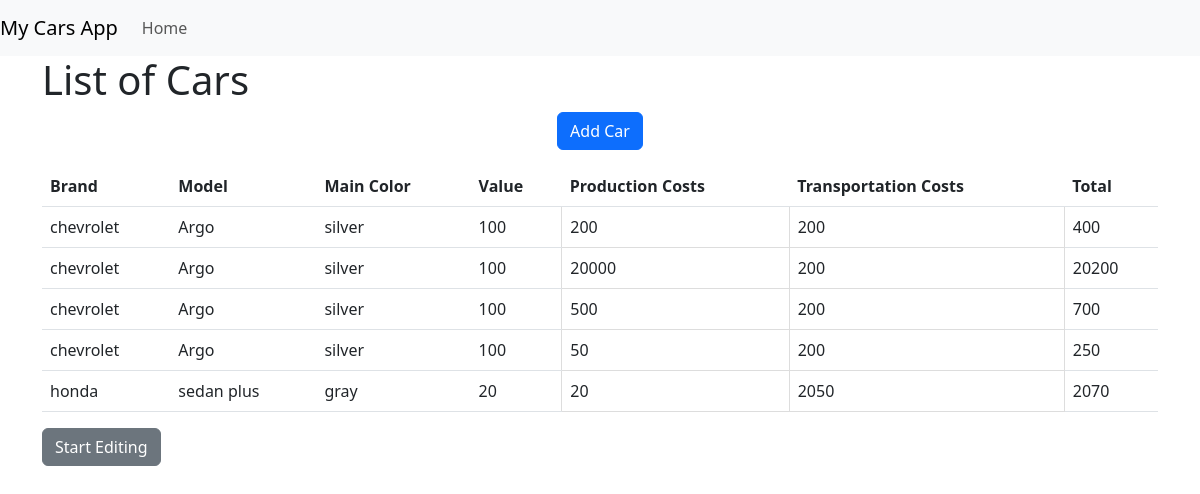
The app's page /, older data.
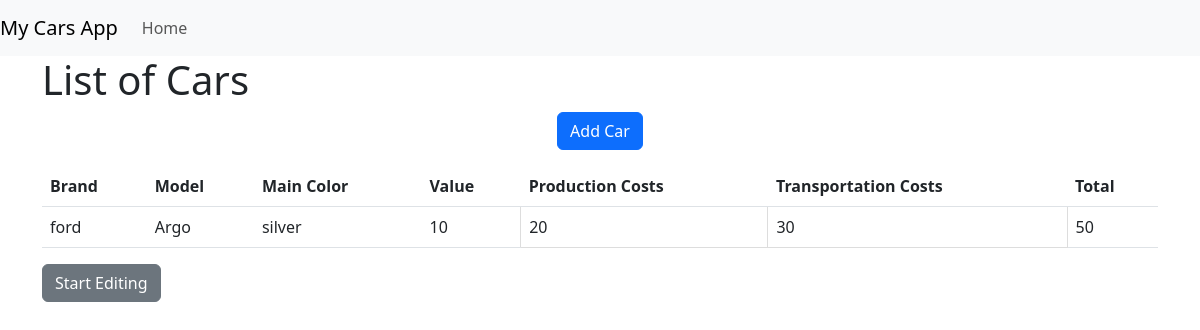
The same page, newer data.
### cars/models.py (models this page shows, shortened)
class Car(models.Model):
    COLOR_CHOICES = (
        ('black', 'Black'),
        ('white', 'White'),
        ('silver', 'Silver'),
        ('gray', 'Gray'),
        ('red', 'Red'),
        ('blue', 'Blue'),
        ('green', 'Green'),
        ('yellow', 'Yellow'),
        ('orange', 'Orange'),
        ('brown', 'Brown'),
        ('purple', 'Purple'),
        ('pink', 'Pink'),
        ('gold', 'Gold'),
        ('beige', 'Beige'),
        ('teal', 'Teal'),
        ('navy', 'Navy'),
        ('burgundy', 'Burgundy'),
        ('champagne', 'Champagne'),
        ('olive', 'Olive'),
        ('cream', 'Cream'),
    )
    BRAND_CHOICES = (
        ('toyota', 'Toyota'),
        ('ford', 'Ford'),
        ('chevrolet', 'Chevrolet'),
        ('honda', 'Honda'),
        ('fiat', 'Fiat'),
        ('audi', 'Audi'),
        ('bmw', 'BMW'),
        ('mercedes', 'Mercedes-Benz'),
        ('volkswagen', 'Volkswagen'),
        ('nissan', 'Nissan'),
        ('subaru', 'Subaru'),
        ('mazda', 'Mazda'),
        ('hyundai', 'Hyundai'),
        ('kia', 'Kia'),
        ('volvo', 'Volvo'),
        ('jaguar', 'Jaguar'),
        ('landrover', 'Land Rover'),
        ('porsche', 'Porsche'),
        ('lexus', 'Lexus'),
        ('cadillac', 'Cadillac'),
    )
    id = models.AutoField(primary_key=True)
    main_color = models.CharField(max_length=50,choices=COLOR_CHOICES)
    model = models.CharField(max_length=100)
    brand = models.CharField(max_length=50, choices=BRAND_CHOICES)
    value = models.IntegerField()
    production_costs = models.IntegerField()
    transportation_costs = models.IntegerField()
    @property
    def total(self):
        return self.production_costs + self.transportation_costs

### cars/views.py (the view)
# urls.py: path('', CarListView.as_view(), name='car_list'),
class CarListView(ListView):
    model = Car
    template_name = 'cars/car_list.html'
    context_object_name = 'car_list'

### cars/templates/cars/car_list.html (shortened to what this page needs)
{% extends 'base.html' %}
{% block content %}
  <h1>List of Cars</h1>
  <div class="mb-3">
    <div class="text-center">
      <a href="{% url 'car_create' %}" class="btn btn-primary">Add Car</a>
    </div>
  </div>
  <form id="carForm" method="POST" action="{% url 'car_update' %}">
    <table class="table" id="carTable">
      <thead>
        <tr>
          <th>Brand</th>
          <th>Model</th>
          <th>Main Color</th>
          <th>Value</th>
          <th>Production Costs</th>
          <th>Transportation Costs</th>
          <th>Total</th>
        </tr>
      </thead>
      <tbody>
        {% for car in car_list %}
          <tr>
            <td>{{ car.brand }}</td>
            <td>{{ car.model }}</td>
            <td>{{ car.main_color }}</td>
            <td>{{ car.value }}</td>
            <td class="editable-cell" oninput="updateTotal(this)" contenteditable="false">{{ car.production_costs }}</td>
            <td class="editable-cell" oninput="updateTotal(this)" contenteditable="false">{{ car.transportation_costs }}</td>
            <td>{{ car.total }}</td>
          </tr>
        {% empty %}
          <tr>
            <td colspan="7">No cars found.</td>
          </tr>
        {% endfor %}
      </tbody>
    </table>
    <div class="mb-3">
    <a href="{% url 'car_update' %}" class="btn btn-secondary">Start Editing</a>
    </div>
  </form>
{% endblock %}

Row changes from the older to the newer data that the page shows:
removed Car: brand "chevrolet", model "Argo", main_color "silver", value "100", production_costs "200", transportation_costs "200", total "400"
removed Car: brand "chevrolet", model "Argo", main_color "silver", value "100", production_costs "20000", transportation_costs "200", total "20200"
removed Car: brand "chevrolet", model "Argo", main_color "silver", value "100", production_costs "500", transportation_costs "200", total "700"
removed Car: brand "chevrolet", model "Argo", main_color "silver", value "100", production_costs "50", transportation_costs "200", total "250"
removed Car: brand "honda", model "sedan plus", main_color "gray", value "20", production_costs "20", transportation_costs "2050", total "2070"
added Car: brand "ford", model "Argo", main_color "silver", value "10", production_costs "20", transportation_costs "30", total "50"
